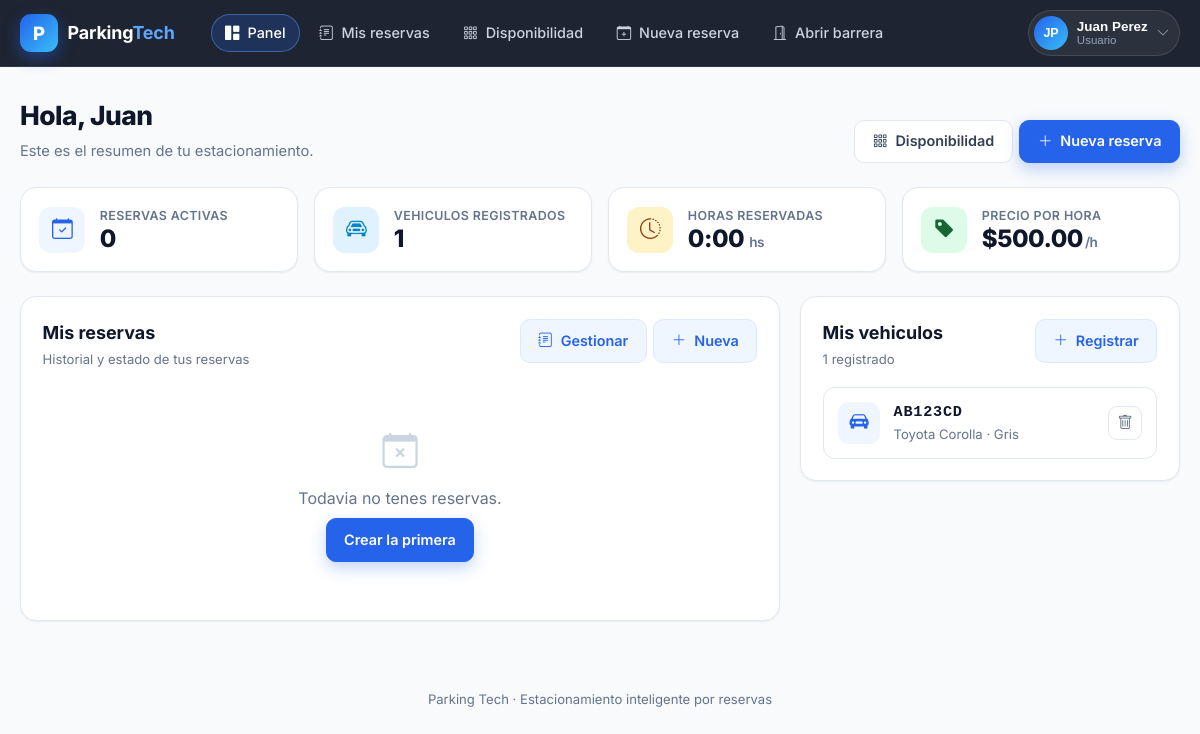
The app's page /vistas/dashboard.php (signed in) with its own data.
### tables this page shows
CREATE TABLE `usuarios` (
  `id`         INT AUTO_INCREMENT PRIMARY KEY,
  `nombre`     VARCHAR(100) NOT NULL,
  `email`      VARCHAR(150) NOT NULL,
  `password`   VARCHAR(255) NOT NULL,
  `telefono`   VARCHAR(30)  DEFAULT NULL,
  `rol`        ENUM('usuario','admin') NOT NULL DEFAULT 'usuario',
  `creado_en`  DATETIME NOT NULL DEFAULT CURRENT_TIMESTAMP,
  UNIQUE KEY `uq_usuarios_email` (`email`)
);

CREATE TABLE `tarifas` (
  `id`          INT AUTO_INCREMENT PRIMARY KEY,
  `nombre`      VARCHAR(60) NOT NULL,
  `precio_hora` DECIMAL(10,2) NOT NULL DEFAULT 0.00,
  `activo`      TINYINT(1) NOT NULL DEFAULT 1
);

CREATE TABLE `vehiculos` (
  `id`         INT AUTO_INCREMENT PRIMARY KEY,
  `usuario_id` INT NOT NULL,
  `matricula`  VARCHAR(15) NOT NULL,
  `marca`      VARCHAR(50) DEFAULT NULL,
  `modelo`     VARCHAR(50) DEFAULT NULL,
  `color`      VARCHAR(30) DEFAULT NULL,
  `creado_en`  DATETIME NOT NULL DEFAULT CURRENT_TIMESTAMP,
  UNIQUE KEY `uq_vehiculos_matricula` (`matricula`),
  KEY `idx_vehiculos_usuario` (`usuario_id`),
  CONSTRAINT `fk_vehiculos_usuario` FOREIGN KEY (`usuario_id`)
    REFERENCES `usuarios` (`id`) ON DELETE CASCADE
);

### includes/funciones.php (called while the page is built, shortened)
<?php
require_once __DIR__ . '/db.php';
function asset(string $ruta): string
{
    $ruta = ltrim($ruta, '/');
    $abs  = dirname(__DIR__) . '/' . $ruta;
    $v    = is_file($abs) ? (string) filemtime($abs) : '1';
    return raiz_web() . '/' . $ruta . '?v=' . $v;
}
function iniciales(string $nombre): string
{
    $partes = preg_split('/\s+/', trim($nombre)) ?: [];
    $ini    = strtoupper(substr($partes[0] ?? '', 0, 1) . substr($partes[1] ?? '', 0, 1));
    return $ini !== '' ? $ini : '?';
}

### includes/auth.php (called while the page is built, shortened)
<?php
require_once __DIR__ . '/funciones.php';
function usuario_actual(): ?array
{
    static $usuario = null;
    if ($usuario !== null && (int) $usuario['id'] === (int) $_SESSION['usuario_id']) {
        return $usuario;
    }
    $stmt = db()->prepare('SELECT id, nombre, email, telefono, rol FROM usuarios WHERE id = :id');
    $stmt->execute(['id' => $_SESSION['usuario_id']]);
    $usuario = $stmt->fetch() ?: null;
    return $usuario;
}
function requiere_login(): array
{
    $usuario = usuario_actual();
    return $usuario;
}
function es_admin(?array $usuario = null): bool
{
    $usuario = $usuario ?? usuario_actual();
    return ($usuario['rol'] ?? 'usuario') === 'admin';
}
function ruta_inicio(?array $usuario = null): string
{
    $usuario = $usuario ?? usuario_actual();
    return raiz_web() . (es_admin($usuario) ? '/vistas/admin.php' : '/vistas/dashboard.php');
}
function requiere_usuario(): array
{
    $usuario = requiere_login();
    return $usuario;
}
function raiz_web(): string
{
    $dir = str_replace('\\', '/', dirname($_SERVER['SCRIPT_NAME'] ?? '/'));
    return (string) preg_replace('#/(vistas|api)$#', '', $dir);
}

### includes/db.php (called while the page is built, shortened)
<?php
function db(): PDO
{
    static $pdo = null;
    if ($pdo instanceof PDO) {
        return $pdo;
    }
    $dsn = sprintf(
        'mysql:host=%s;port=%s;dbname=%s;charset=utf8mb4',
        DB_HOST,
        DB_PORT,
        DB_NAME
    );
    try {
        $pdo = new PDO($dsn, DB_USER, DB_PASS, [
            PDO::ATTR_ERRMODE            => PDO::ERRMODE_EXCEPTION,
            PDO::ATTR_DEFAULT_FETCH_MODE => PDO::FETCH_ASSOC,
            PDO::ATTR_EMULATE_PREPARES   => false,
        ]);
    } catch (PDOException $e) {
        http_response_code(500);
        header('Content-Type: application/json; charset=utf-8');
        echo json_encode([
            'ok'    => false,
            'error' => 'No se pudo conectar a la base de datos.',
        ]);
        exit;
    }
    return $pdo;
}

### vistas/dashboard.php (the view, shortened to what this page needs)
<?php
require_once __DIR__ . '/../includes/auth.php';
require_once __DIR__ . '/../includes/funciones.php';
$usuario = requiere_usuario();
$pdo     = db();
$stmt = $pdo->prepare('SELECT * FROM vehiculos WHERE usuario_id = :uid ORDER BY id DESC');
$stmt->execute(['uid' => $usuario['id']]);
$vehiculos = $stmt->fetchAll();
$stmt = $pdo->prepare(
    "SELECT r.*, e.codigo AS espacio_codigo, v.matricula
       FROM reservas r
       JOIN espacios e ON e.id = r.espacio_id
       JOIN vehiculos v ON v.id = r.vehiculo_id
      WHERE r.usuario_id = :uid
      ORDER BY r.inicio DESC"
);
$stmt->execute(['uid' => $usuario['id']]);
$reservas = $stmt->fetchAll();
$activas = 0;
$minutos = 0;
$tarifas = $pdo->query(
    "SELECT nombre, precio_hora
       FROM tarifas
      WHERE activo = 1
      ORDER BY (nombre = 'Hora auto') DESC, precio_hora DESC"
)->fetchAll();
$precioHora = (float) ($tarifas[0]['precio_hora'] ?? 0);
$activo = 'panel';
require __DIR__ . '/partials/header.php';
?>
<div class="page-head">
  <div>
    <h1 class="page-title">Hola, <?= htmlspecialchars(explode(' ', $usuario['nombre'])[0]) ?></h1>
    <p class="page-sub">Este es el resumen de tu estacionamiento.</p>
  </div>
  <div class="row-actions">
    <a class="btn" href="<?= htmlspecialchars($raiz) ?>/vistas/disponibilidad.php">
      <i class="bi bi-grid-3x3-gap"></i> Disponibilidad
    </a>
    <a class="btn primario" href="<?= htmlspecialchars($raiz) ?>/vistas/nueva_reserva.php">
      <i class="bi bi-plus-lg"></i> Nueva reserva
    </a>
  </div>
</div>
<section class="stats">
  <div class="stat">
    <span class="stat-icon blue"><i class="bi bi-calendar-check"></i></span>
    <div>
      <span class="stat-label">Reservas activas</span>
      <strong class="stat-value"><?= (int) $activas ?></strong>
    </div>
  </div>
  <div class="stat">
    <span class="stat-icon sky"><i class="bi bi-car-front"></i></span>
    <div>
      <span class="stat-label">Vehiculos registrados</span>
      <strong class="stat-value"><?= count($vehiculos) ?></strong>
    </div>
  </div>
  <div class="stat">
    <span class="stat-icon amber"><i class="bi bi-clock-history"></i></span>
    <div>
      <span class="stat-label">Horas reservadas</span>
      <strong class="stat-value"><?= sprintf('%d:%02d', intdiv((int) $minutos, 60), (int) $minutos % 60) ?><small> hs</small></strong>
    </div>
  </div>
  <div class="stat">
    <span class="stat-icon green"><i class="bi bi-tag-fill"></i></span>
    <div>
      <span class="stat-label">Precio por hora</span>
      <strong class="stat-value">$<?= number_format($precioHora, 2, '.', ',') ?><small>/h</small></strong>
    </div>
  </div>
</section>
<div class="tablero">
  <section class="card">
    <div class="card-head">
      <div>
        <h2>Mis reservas</h2>
        <p class="card-sub">Historial y estado de tus reservas</p>
      </div>
      <div class="row-actions">
        <a class="btn ghost" href="<?= htmlspecialchars($raiz) ?>/vistas/mis_reservas.php">
          <i class="bi bi-journal-text"></i> Gestionar
        </a>
        <a class="btn ghost" href="<?= htmlspecialchars($raiz) ?>/vistas/nueva_reserva.php">
          <i class="bi bi-plus-lg"></i> Nueva
        </a>
      </div>
    </div>
    <?php if (!$reservas): ?>
      <div class="empty">
        <i class="bi bi-calendar-x"></i>
        <p>Todavia no tenes reservas.</p>
        <a class="btn primario" href="<?= htmlspecialchars($raiz) ?>/vistas/nueva_reserva.php">Crear la primera</a>
      </div>
    <?php endif; ?>
  </section>
  <section class="card">
    <div class="card-head">
      <div>
        <h2>Mis vehiculos</h2>
        <p class="card-sub"><?= count($vehiculos) ?> registrado<?= count($vehiculos) === 1 ? '' : 's' ?></p>
      </div>
      <a class="btn ghost" href="<?= htmlspecialchars($raiz) ?>/vistas/nuevo_vehiculo.php">
        <i class="bi bi-plus-lg"></i> Registrar
      </a>
    </div>
    <?php if (!$vehiculos): ?>
      <div class="empty">
        <i class="bi bi-car-front"></i>
        <p>No tenes vehiculos cargados.</p>
        <a class="btn primario" href="<?= htmlspecialchars($raiz) ?>/vistas/nuevo_vehiculo.php">Agregar vehiculo</a>
      </div>
    <?php else: ?>
      <div class="vehicles">
        <?php foreach ($vehiculos as $v):
            $desc = trim(($v['marca'] ?? '') . ' ' . ($v['modelo'] ?? ''));
            if ($v['color']) {
                $desc = trim($desc . ' · ' . $v['color']);
            }
        ?>
          <div class="vehicle">
            <span class="vehicle-icon"><i class="bi bi-car-front-fill"></i></span>
            <div class="vehicle-info">
              <span class="plate"><?= htmlspecialchars($v['matricula']) ?></span>
              <span class="vehicle-desc"><?= $desc !== '' ? htmlspecialchars($desc) : 'Sin datos' ?></span>
            </div>
            <button type="button" class="vehicle-del"
                    data-eliminar-vehiculo="<?= (int) $v['id'] ?>"
                    data-matricula="<?= htmlspecialchars($v['matricula']) ?>"
                    title="Eliminar vehiculo" aria-label="Eliminar vehiculo">
              <i class="bi bi-trash"></i>
            </button>
          </div>
        <?php endforeach; ?>
      </div>
    <?php endif; ?>
  </section>
</div>
<?php
require __DIR__ . '/partials/footer.php';

### vistas/partials/header.php (shortened to what this page needs)
<?php
$activo = $activo ?? '';
$u      = usuario_actual();
$raiz   = raiz_web();
$nombre = $u['nombre'] ?? 'Usuario';
$rol    = $u['rol'] ?? 'usuario';
$avatar = iniciales($nombre);
?><!DOCTYPE html>
<html lang="es">
<head>
<link rel="stylesheet" href="https://cdn.jsdelivr.net/npm/bootstrap-icons@1.11.3/font/bootstrap-icons.min.css">
<link rel="stylesheet" href="<?= htmlspecialchars(asset('assets/css/estilos.css')) ?>">
</head>
<body>
<header class="site-header">
  <div class="header-inner">
    <a class="brand" href="<?= htmlspecialchars(ruta_inicio($u)) ?>">
      <span class="brand-mark">P</span>
      <span class="brand-name">Parking<span>Tech</span></span>
    </a>
    <nav class="main-nav">
      <?php if ($rol === 'admin'): ?>
      <a class="nav-link <?= $activo === 'admin' ? 'is-active' : '' ?>" href="<?= htmlspecialchars($raiz) ?>/vistas/admin.php">
        <i class="bi bi-shield-lock-fill"></i> Administracion
      </a>
      <?php else: ?>
      <a class="nav-link <?= $activo === 'panel' ? 'is-active' : '' ?>" href="<?= htmlspecialchars($raiz) ?>/vistas/dashboard.php">
        <i class="bi bi-grid-1x2-fill"></i> Panel
      </a>
      <a class="nav-link <?= $activo === 'reservas' ? 'is-active' : '' ?>" href="<?= htmlspecialchars($raiz) ?>/vistas/mis_reservas.php">
        <i class="bi bi-journal-text"></i> Mis reservas
      </a>
      <a class="nav-link <?= $activo === 'disponibilidad' ? 'is-active' : '' ?>" href="<?= htmlspecialchars($raiz) ?>/vistas/disponibilidad.php">
        <i class="bi bi-grid-3x3-gap"></i> Disponibilidad
      </a>
      <a class="nav-link <?= $activo === 'nueva' ? 'is-active' : '' ?>" href="<?= htmlspecialchars($raiz) ?>/vistas/nueva_reserva.php">
        <i class="bi bi-calendar-plus"></i> Nueva reserva
      </a>
      <a class="nav-link <?= $activo === 'barrera' ? 'is-active' : '' ?>" href="<?= htmlspecialchars($raiz) ?>/vistas/abrir_barrera.php">
        <i class="bi bi-door-open"></i> Abrir barrera
      </a>
      <?php endif; ?>
    </nav>
    <div class="user-menu">
      <button class="user-trigger" type="button">
        <span class="avatar"><?= htmlspecialchars($avatar) ?></span>
        <span class="user-meta">
          <strong><?= htmlspecialchars($nombre) ?></strong>
          <small><?= htmlspecialchars(ucfirst($rol)) ?></small>
        </span>
        <i class="bi bi-chevron-down chev"></i>
      </button>
    </div>
  </div>
</header>
<main class="wrap">

### records on screen
usuarios: nombre "JP", nombre "Juan Perez", rol "Usuario", nombre "Juan"
tarifas: precio_hora "500.00"
vehiculos: matricula "AB123CD", desc "Toyota Corolla · Gris"

### other values on screen
$activas "0"
count($vehiculos) "1"
intdiv((int) $minutos, 60) "0"
